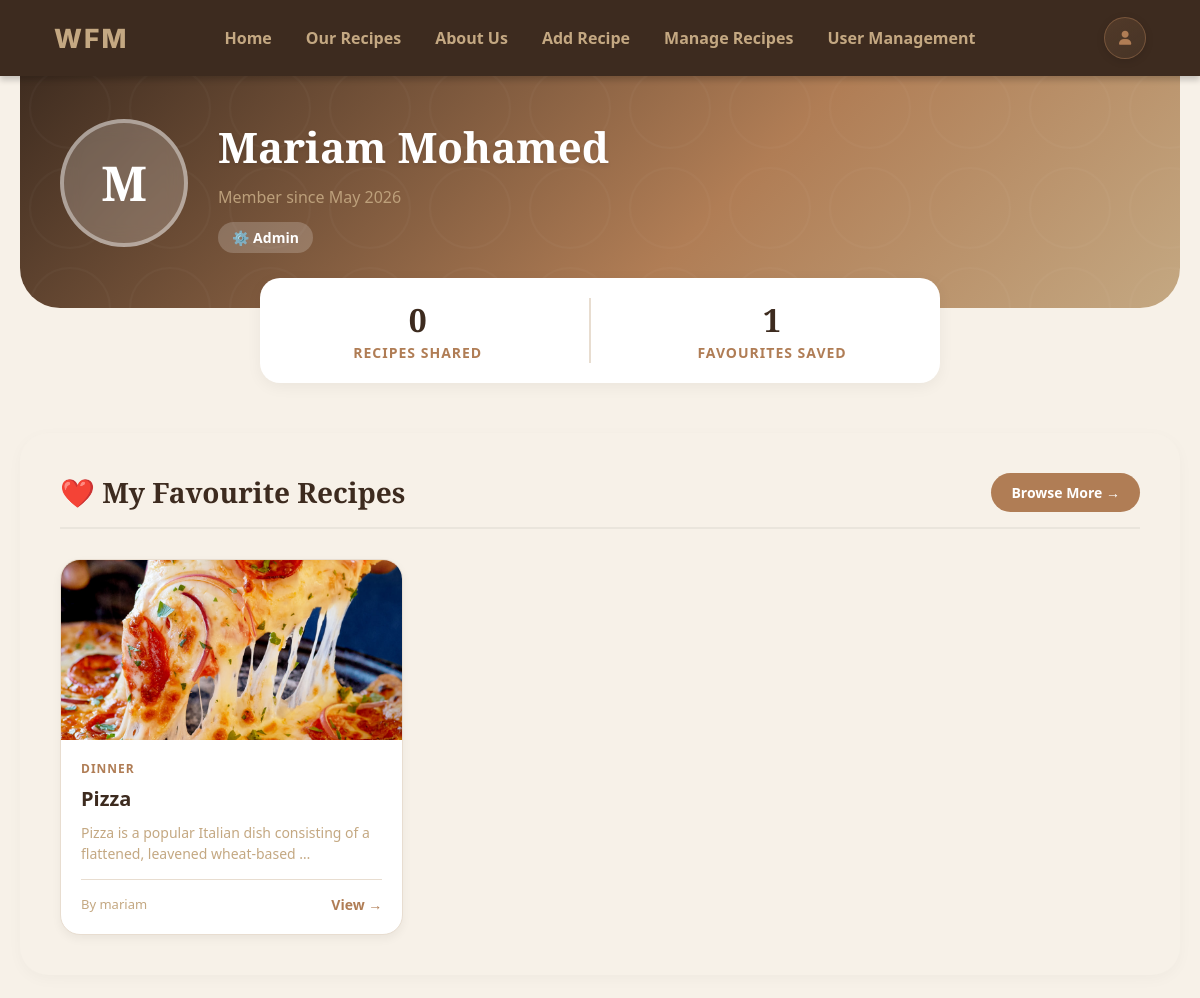
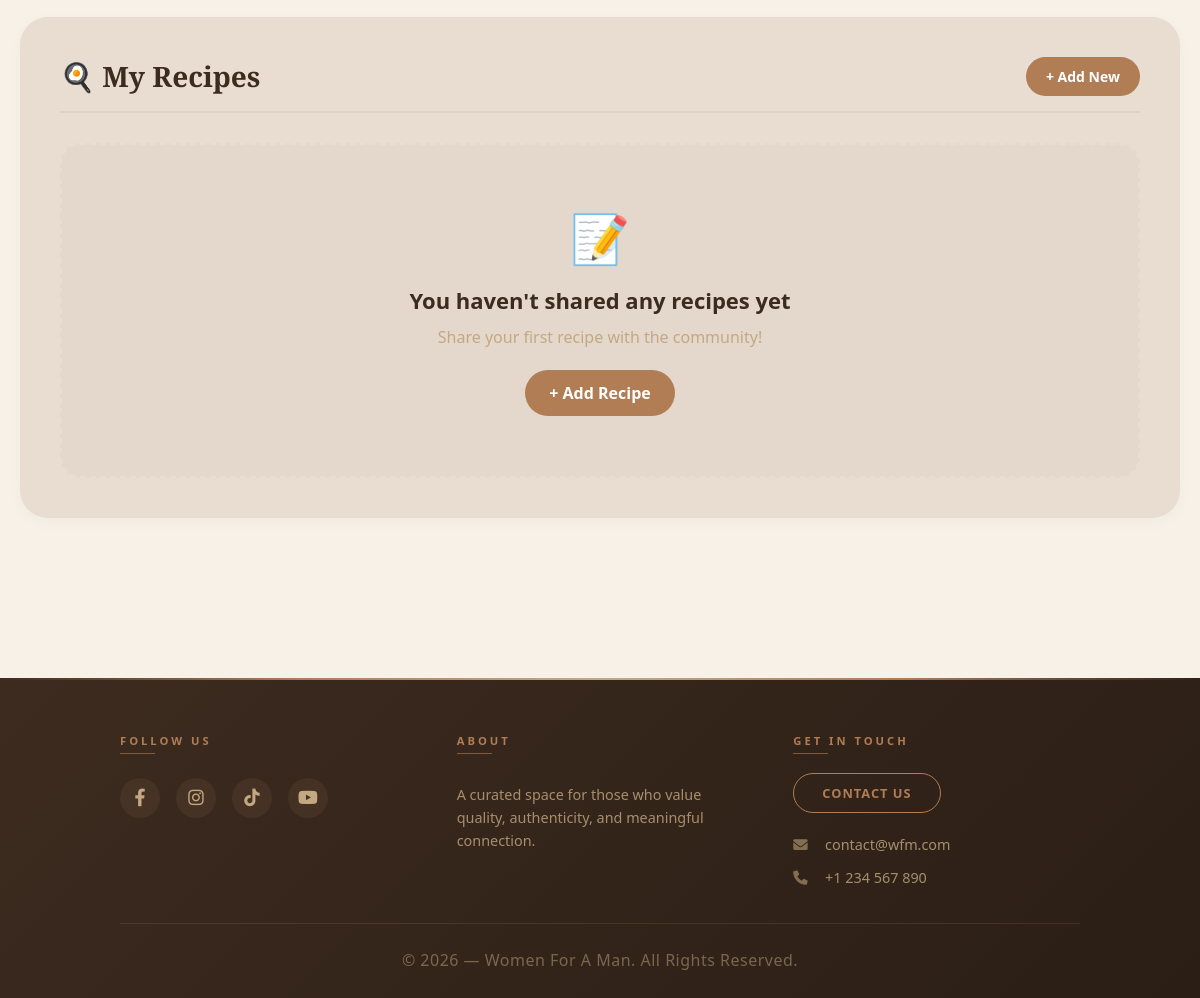
The app's page /profile/ (signed in) with its own data (2 pictures, top to bottom).
### main/models.py (models this page shows, shortened)
class User(AbstractUser):
    username = models.CharField(
        max_length=150,
        unique=True,
        help_text='Required. 150 characters or fewer.',
        error_messages={
            'unique': "A user with that username already exists.",
        },
    )
    profile_picture = models.ImageField(
        upload_to='profiles/',
        blank=True,
        null=True
    )
    bio = models.TextField(blank=True, null=True)
    groups = models.ManyToManyField(
        'auth.Group',
        related_name='main_user_set',
        blank=True
    )
    user_permissions = models.ManyToManyField(
        'auth.Permission',
        related_name='main_user_set',
        blank=True
    )

class Favourite(models.Model):
    user = models.ForeignKey(
        User,
        on_delete=models.CASCADE,
        related_name='favourites'
    )
    recipe = models.ForeignKey(
        Recipe,
        on_delete=models.CASCADE,
        related_name='favourited_by'
    )
    added_at = models.DateTimeField(auto_now_add=True)
    class Meta:
        unique_together = ('user', 'recipe')

class Recipe(models.Model):
    title = models.CharField(max_length=200)
    description = models.TextField()
    ingredients = models.TextField()
    instructions = models.TextField()
    image = models.ImageField(upload_to='recipes/', blank=True, null=True)
    created_at = models.DateTimeField(auto_now_add=True)
    updated_at = models.DateTimeField(auto_now=True)
    author = models.ForeignKey(
        User,
        on_delete=models.CASCADE,
        related_name='recipes'
    )
    category = models.ForeignKey(
        Category,
        on_delete=models.SET_NULL,
        null=True,
        related_name='recipes'
    )

class Category(models.Model):
    name = models.CharField(max_length=100)
    description = models.TextField(blank=True, null=True)
    class Meta:
        verbose_name_plural = "Categories"

### main/views.py (the view)
@login_required
def profile_view(request):
    favourite_recipes = Favourite.objects.filter(
        user=request.user
    ).select_related('recipe', 'recipe__author', 'recipe__category').order_by('-added_at')
    return render(request, 'main/profile.html', {
        'favourite_recipes': favourite_recipes,
    })

### main/templates/main/profile.html (shortened to what this page needs)
{% extends 'main/base.html' %}
{% load static %}
{% block extra_css %}
<link rel="stylesheet" href="{% static 'main/css/profile.css' %}">
{% endblock %}
{% block content %}
<div class="profile-page">
  <div class="profile-hero">
    <div class="profile-hero-inner">
      <div class="profile-avatar">
        <span class="profile-avatar-letter">{{ user.username|first|upper }}</span>
      </div>
      <div class="profile-hero-info">
        <h1 class="profile-username">{{ user.username }}</h1>
        <p class="profile-member-since">Member since {{ user.date_joined|date:"F Y" }}</p>
        <span class="profile-badge">{% if user.is_staff %}⚙️ Admin{% else %}🍳 Home Chef{% endif %}</span>
      </div>
    </div>
  </div>
  <div class="profile-stats-bar">
    <div class="profile-stat">
      <span class="stat-number">{{ user.recipes.count }}</span>
      <span class="stat-label">Recipes Shared</span>
    </div>
    <div class="profile-stat-divider"></div>
    <div class="profile-stat">
      <span class="stat-number">{{ favourite_recipes.count }}</span>
      <span class="stat-label">Favourites Saved</span>
    </div>
  </div>
  <section class="profile-section">
    <div class="profile-section-header">
      <h2 class="profile-section-title">❤️ My Favourite Recipes</h2>
      <a href="{% url 'recipes' %}" class="profile-browse-btn">Browse More →</a>
    </div>
    {% if favourite_recipes %}
    <div class="profile-recipes-grid">
      {% for fav in favourite_recipes %}
      <div class="profile-recipe-card">
        {% if fav.recipe.image %}
        <div class="profile-card-img-wrap">
          <img src="{{ fav.recipe.image.url }}" alt="{{ fav.recipe.title }}" class="profile-card-img">
        </div>
        {% else %}
        <div class="profile-card-img-wrap profile-card-no-img">
          <span class="profile-card-emoji">🍽️</span>
        </div>
        {% endif %}
        <div class="profile-card-body">
          <span class="profile-card-category">{{ fav.recipe.category.name|default:"Uncategorized" }}</span>
          <h3 class="profile-card-title">{{ fav.recipe.title }}</h3>
          <p class="profile-card-desc">{{ fav.recipe.description|truncatewords:12 }}</p>
          <div class="profile-card-footer">
            <span class="profile-card-author">By {{ fav.recipe.author.username }}</span>
            <a  class="profile-card-link" href="{% url 'recipe_detail' fav.recipe.id %}">
              View →</a>
          </div>
        </div>
      </div>
      {% endfor %}
    </div>
    {% endif %}
  </section>
  <section class="profile-section bg-linen">
    <div class="profile-section-header">
      <h2 class="profile-section-title">🍳 My Recipes</h2>
      <a href="{% url 'add_recipe' %}" class="profile-browse-btn">+ Add New</a>
    </div>
    {% if user.recipes.all %}
    <div class="profile-recipes-grid">
      {% for recipe in user.recipes.all %}
      <div class="profile-recipe-card">
        {% if recipe.image %}
        <div class="profile-card-img-wrap">
          <img src="{{ recipe.image.url }}" alt="{{ recipe.title }}" class="profile-card-img">
        </div>
        {% else %}
        <div class="profile-card-img-wrap profile-card-no-img">
          <span class="profile-card-emoji">🍽️</span>
        </div>
        {% endif %}
        <div class="profile-card-body">
          <span class="profile-card-category">{{ recipe.category.name|default:"Uncategorized" }}</span>
          <h3 class="profile-card-title">{{ recipe.title }}</h3>
          <p class="profile-card-desc">{{ recipe.description|truncatewords:12 }}</p>
          <div class="profile-card-footer">
            <a href="{% url 'edit_recipe' recipe.id %}" class="profile-edit-btn">✏️ Edit</a>
          </div>
        </div>
      </div>
      {% endfor %}
    </div>
    {% else %}
    <div class="profile-empty">
      <div class="profile-empty-icon">📝</div>
      <h3 class="profile-empty-title">You haven't shared any recipes yet</h3>
      <p class="profile-empty-text">Share your first recipe with the community!</p>
      <a href="{% url 'add_recipe' %}" class="profile-empty-btn">+ Add Recipe</a>
    </div>
    {% endif %}
  </section>
</div>
{% endblock %}

### main/static/main/css/root.css (style rules this page uses)
:root { --parchment: #F7F1E8; --linen: #E8DDD0; --walnut: #3D2B1F; --clay: #B07D55; --sand: #C4A882; --sage: #8FA68E; --h2-size: 36px; --h3-size: 22px; --p-size: 16px; --tag-size: 12px; --button-size: 14px; --footer-size: 13px; --profile-gradient: linear-gradient(135deg, #3D2B1F 0%, #B07D55 60%, #C4A882 100%); --glass-bg: rgba(255, 255, 255, 0.72); --glass-border: rgba(255, 255, 255, 0.55); --glass-shadow: 0 8px 40px rgba(61, 43, 31, 0.13); --card-radius: 28px; --transition: 0.3s cubic-bezier(0.4, 0, 0.2, 1); }
body { background-color: var(--parchment); color: var(--walnut); font-family: 'Segoe UI', Tahoma, Geneva, Verdana, sans-serif; margin: 0; padding: 0; padding-top: 58px; }
section:nth-of-type(even), .bg-linen { background-color: var(--linen); }
section:nth-of-type(odd), .bg-parchment { background-color: var(--parchment); }
h2 { font-family: 'Playfair Display', serif; color: var(--walnut); font-size: var(--h2-size); margin-bottom: 15px; }
h3 { color: var(--clay); font-size: var(--h3-size); margin-bottom: 10px; }
p { color: var(--sand); font-size: var(--p-size); line-height: 1.6; }

### records on screen
User: username|first "M", username "Mariam Mohamed", date_joined "May 2026", recipes.count "0"
Favourite: recipe.image (picture), recipe.category.name "DINNER", recipe "Pizza", recipe.description "Pizza is a popular Italian dish consisting of a flattened, leavened wheat-based …", recipe.author.username "mariam"

### other values on screen
{{ favourite_recipes.count }} "1"
